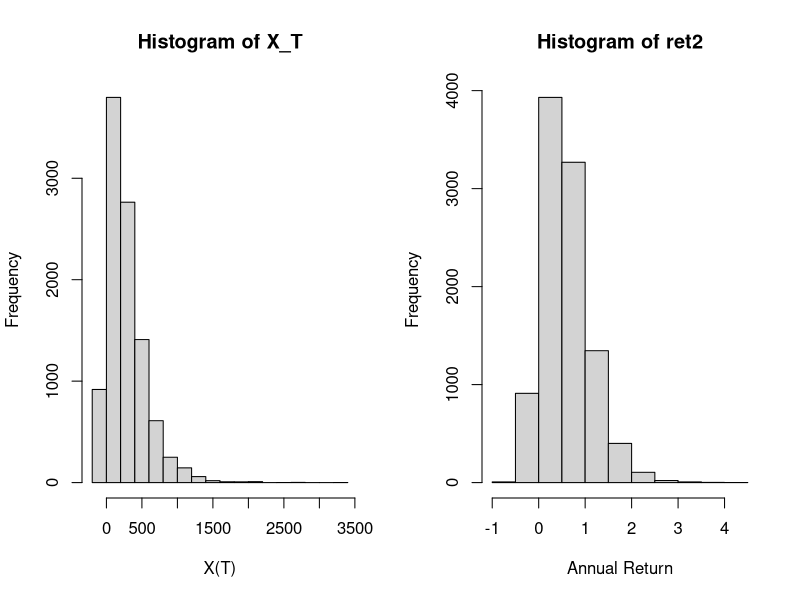

R code for this plot:
# Replicating script ------------------------------------------------------
# Author: Alejandro Jiménez Rico <aljrico@gmail.com>



# Libraries ---------------------------------------------------------------

library(ggplot2)
library(dplyr)


# Parameters --------------------------------------------------------------

alpha <- 0.0343 # Expected return of the risky market
sigma <- 0.1544 # Expected volatility of the risky market
a <- 10 # Factor 'a'
years <- 60 # Total time
A <- 0.5 # Factor 'A'
K <- -3.255 # Factor 'K'
nsim <- 10000 # Number of simulations
gamma <- -alpha/(A*sigma^2)+1 # Factor 'gamma'
c <- a # Factor 'c'

# Array that defines the actual wealth of the investor at every time step
x <- c()
x[1] <- 10 # Initial wealth

# Array that contains the inputs and outputs of cash within each investor's account
C <- append(rep(a, round(years/2)),rep(-a, round(years/2)))

# Array that stores the final wealth of each investor
X_T <- c()

# Array that stores the historic 'pi' factor of an investor
pirec <- c()




# Functions ---------------------------------------------------------------

# Differential of X
dX <- function(pi, x, alpha, sigma, C, win){
	dX <- pi*x*(alpha + sigma*win) + C
	return(dX)
}

# Computation of 'pi' value
fpi <- function(A, K, X, C, time){
	g <- sum(C[-c(1:time)])
	pi <- A*(K + X + g)/X
	return(pi)
}

# Expected Shortfall
ES <- function(distr, a){
	VaR <- quantile(distr, a)
	ES <- mean(distr[distr<VaR])

	return(ES)
}


# Simulation --------------------------------------------------------------

# Index variables
ylim <- round(years/2)
i <- 0
j <- 0

# Loop over each simulation
for(k in 1:nsim){

	# Loop over each saving year
	for(i in 1:ylim){
		time <- i + j
		cap <- C[i]
		X <- x[i]
		win <- rnorm(1)
		pi <- fpi(A,K,X,C,time)
		pirec[i] <- pi
		x[i+1] <- x[i] + dX(pi,X,alpha,sigma,cap,win)
		lim <- i +1
	}

	# Loop over each consumption year
	for(j in lim:years){
		time <- i + j
		cap <- C[j]
		X <- x[j]
		win <- rnorm(1)
		pi <- fpi(A,K,X,C,time)
		pirec[j] <- pi
		x[j+1] <- x[j] + dX(pi,X,alpha,sigma,cap,win)
	}

	# Output the final wealth of every simulated individual
	X_T[k] <- tail(x, n=1)
}



# Measurements ------------------------------------------------------------

# Final return of every individual
ret2 <- (1/years)*(-1 + (1 + (2*(X_T))/(c*years))^(1/2))*100

# Pi value of the benchmark
pi_b <- alpha^(-1)*log(1+median(ret2))

# Histogram simple visualisation
par(mfrow=c(1,2))
hist(X_T, xlab= "X(T)")
hist(ret2, xlab="Annual Return")

# Output of final results
ES(X_T, 0.05)
median(ret2)
pi_b

